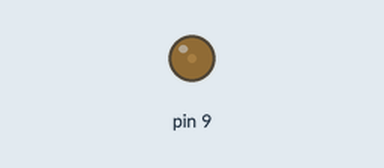
A sketch run on a simulated Arduino Uno, built with avr-gcc and run on an emulated ATmega328P. Parts: output pins drawn as LEDs (lit = HIGH).

Above: at 0.05 s.
Timing chart, 0 to 6.9 s (numbered marks = the images above):
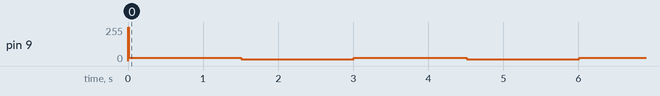

The sketch:

servo_v2_avr.ino
```cpp
#define F_CPU 8000000UL
#include <avr/io.h>
#include <util/delay.h>


int main(void)
{
  DDRB |= (1<<PB1); /* Make OC1A pin as output */
//  TCNT1 = 0;    /* Set timer1 count zero */
  ICR1 = 2499;    /* Set TOP count for timer1 in ICR1 register */

  /* Set Fast PWM, TOP in ICR1, Clear OC1A on compare match */
  TCCR1A = (1<<WGM11)|(1<<COM1A1)|(1 << COM1A0);
  TCCR1B = (1<<WGM12)|(1<<WGM13)|(1<<CS10)| (1 << CS11);
  OCR1A = ICR1 - 249;
  while(1)
  {

    OCR1A = ICR1 - 249;
    _delay_ms(1500);
    OCR1A = ICR1 - 120;
    _delay_ms(1500);

  }
}
```

Measured:
- by itself, pin 9: repeats every 3.0 s: 25/255 1.5 s, 12/255 1.5 s
